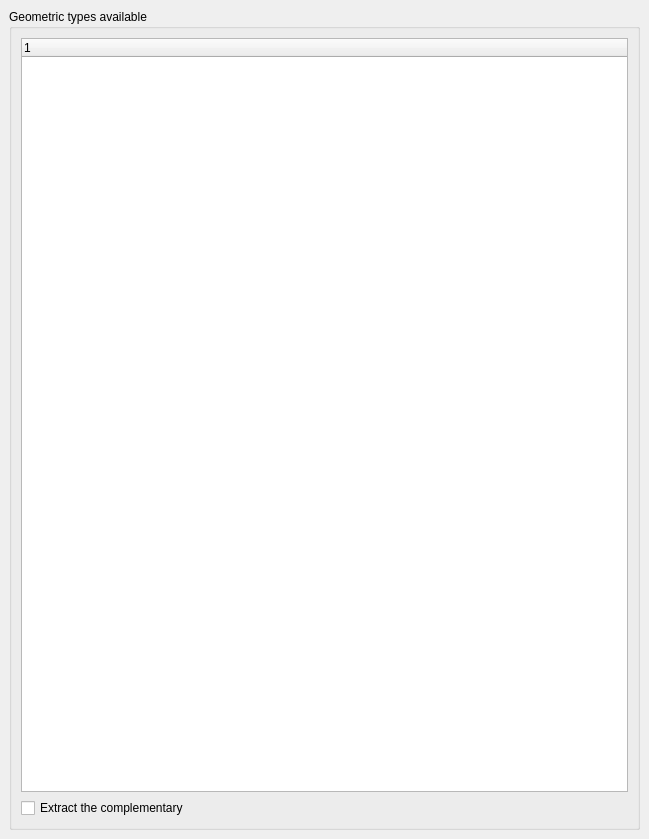
<?xml version="1.0" encoding="UTF-8"?>
<ui version="4.0">
 <class>ExtractCellTypePanel</class>
 <widget class="QWidget" name="ExtractCellTypePanel">
  <property name="geometry">
   <rect>
    <x>0</x>
    <y>0</y>
    <width>649</width>
    <height>839</height>
   </rect>
  </property>
  <property name="sizePolicy">
   <sizepolicy hsizetype="Preferred" vsizetype="Preferred">
    <horstretch>0</horstretch>
    <verstretch>0</verstretch>
   </sizepolicy>
  </property>
  <property name="windowTitle">
   <string>Form</string>
  </property>
  <layout class="QGridLayout" name="gridLayout">
   <property name="margin">
    <number>9</number>
   </property>
   <item row="0" column="0" colspan="3">
    <widget class="QGroupBox" name="geometryGroupBox">
     <property name="sizePolicy">
      <sizepolicy hsizetype="Preferred" vsizetype="Preferred">
       <horstretch>0</horstretch>
       <verstretch>1</verstretch>
      </sizepolicy>
     </property>
     <property name="title">
      <string>Geometric types available</string>
     </property>
     <layout class="QVBoxLayout">
      <property name="spacing">
       <number>6</number>
      </property>
      <property name="margin">
       <number>9</number>
      </property>
      <item>
       <layout class="QVBoxLayout" name="verticalLayout">
        <item>
         <widget class="pqTreeWidget" name="Fields">
          <property name="minimumSize">
           <size>
            <width>0</width>
            <height>200</height>
           </size>
          </property>
          <column>
           <property name="text">
            <string notr="true">1</string>
           </property>
          </column>
         </widget>
        </item>
       </layout>
      </item>
      <item>
       <widget class="QCheckBox" name="ExtractComplementary">
        <property name="text">
         <string>Extract the complementary</string>
        </property>
       </widget>
      </item>
     </layout>
    </widget>
   </item>
  </layout>
 </widget>
 <customwidgets>
  <customwidget>
   <class>pqTreeWidget</class>
   <extends>QTreeWidget</extends>
   <header>pqTreeWidget.h</header>
  </customwidget>
 </customwidgets>
 <resources/>
 <connections/>
 <designerdata>
  <property name="gridDeltaX">
   <number>10</number>
  </property>
  <property name="gridDeltaY">
   <number>10</number>
  </property>
  <property name="gridSnapX">
   <bool>false</bool>
  </property>
  <property name="gridSnapY">
   <bool>false</bool>
  </property>
  <property name="gridVisible">
   <bool>true</bool>
  </property>
 </designerdata>
</ui>
